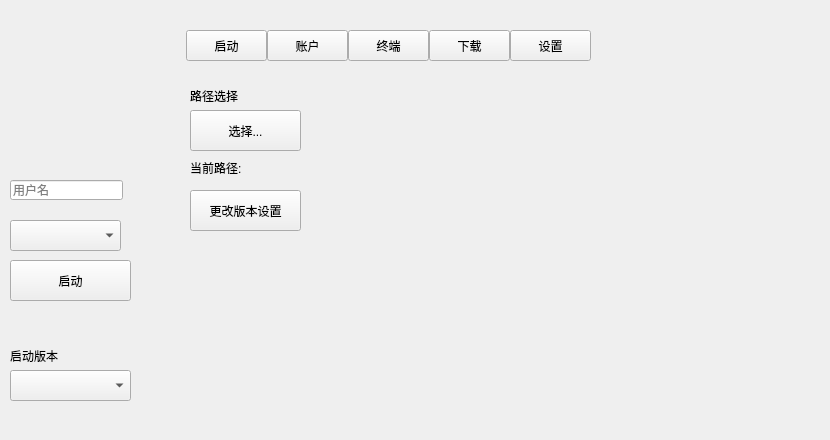
<?xml version="1.0" encoding="UTF-8"?>
<ui version="4.0">
 <class>Line</class>
 <widget class="QWidget" name="Line">
  <property name="geometry">
   <rect>
    <x>0</x>
    <y>0</y>
    <width>830</width>
    <height>440</height>
   </rect>
  </property>
  <property name="windowTitle">
   <string>Form</string>
  </property>
  <widget class="QStackedWidget" name="layout">
   <property name="geometry">
    <rect>
     <x>170</x>
     <y>70</y>
     <width>701</width>
     <height>351</height>
    </rect>
   </property>
   <widget class="QWidget" name="plaunch">
    <widget class="QLabel" name="notipath">
     <property name="geometry">
      <rect>
       <x>20</x>
       <y>20</y>
       <width>54</width>
       <height>12</height>
      </rect>
     </property>
     <property name="styleSheet">
      <string notr="true">font: 75 9pt &quot;Microsoft YaHei UI&quot;;</string>
     </property>
     <property name="text">
      <string>路径选择</string>
     </property>
    </widget>
    <widget class="PushButton" name="selectpath">
     <property name="geometry">
      <rect>
       <x>20</x>
       <y>40</y>
       <width>111</width>
       <height>41</height>
      </rect>
     </property>
     <property name="text">
      <string>选择...</string>
     </property>
    </widget>
    <widget class="QLabel" name="pickedpath">
     <property name="geometry">
      <rect>
       <x>20</x>
       <y>90</y>
       <width>451</width>
       <height>16</height>
      </rect>
     </property>
     <property name="styleSheet">
      <string notr="true">font: 75 9pt &quot;Microsoft YaHei UI&quot;;</string>
     </property>
     <property name="text">
      <string>当前路径:</string>
     </property>
    </widget>
    <widget class="PushButton" name="changeoptiver">
     <property name="geometry">
      <rect>
       <x>20</x>
       <y>120</y>
       <width>111</width>
       <height>41</height>
      </rect>
     </property>
     <property name="text">
      <string>更改版本设置</string>
     </property>
    </widget>
   </widget>
   <widget class="QWidget" name="page_2"/>
  </widget>
  <widget class="LineEdit" name="usernameinput">
   <property name="geometry">
    <rect>
     <x>10</x>
     <y>180</y>
     <width>113</width>
     <height>20</height>
    </rect>
   </property>
   <property name="placeholderText">
    <string>用户名</string>
   </property>
  </widget>
  <widget class="PushButton" name="startg">
   <property name="geometry">
    <rect>
     <x>10</x>
     <y>260</y>
     <width>121</width>
     <height>41</height>
    </rect>
   </property>
   <property name="text">
    <string>启动</string>
   </property>
  </widget>
  <widget class="ComboBox" name="pickuser">
   <property name="geometry">
    <rect>
     <x>10</x>
     <y>220</y>
     <width>111</width>
     <height>31</height>
    </rect>
   </property>
   <property name="placeholderText">
    <string>用户...</string>
   </property>
  </widget>
  <widget class="ComboBox" name="pickver">
   <property name="geometry">
    <rect>
     <x>10</x>
     <y>370</y>
     <width>121</width>
     <height>31</height>
    </rect>
   </property>
   <property name="placeholderText">
    <string>版本</string>
   </property>
  </widget>
  <widget class="PushButton" name="cpa">
   <property name="geometry">
    <rect>
     <x>267</x>
     <y>30</y>
     <width>81</width>
     <height>31</height>
    </rect>
   </property>
   <property name="text">
    <string>账户</string>
   </property>
  </widget>
  <widget class="PushButton" name="cpl_4">
   <property name="geometry">
    <rect>
     <x>186</x>
     <y>30</y>
     <width>81</width>
     <height>31</height>
    </rect>
   </property>
   <property name="text">
    <string>启动</string>
   </property>
  </widget>
  <widget class="PushButton" name="cpt">
   <property name="geometry">
    <rect>
     <x>348</x>
     <y>30</y>
     <width>81</width>
     <height>31</height>
    </rect>
   </property>
   <property name="text">
    <string>终端</string>
   </property>
  </widget>
  <widget class="PushButton" name="cpd">
   <property name="geometry">
    <rect>
     <x>429</x>
     <y>30</y>
     <width>81</width>
     <height>31</height>
    </rect>
   </property>
   <property name="text">
    <string>下载</string>
   </property>
  </widget>
  <widget class="PushButton" name="cps">
   <property name="geometry">
    <rect>
     <x>510</x>
     <y>30</y>
     <width>81</width>
     <height>31</height>
    </rect>
   </property>
   <property name="text">
    <string>设置</string>
   </property>
  </widget>
  <widget class="QLabel" name="ver">
   <property name="geometry">
    <rect>
     <x>10</x>
     <y>350</y>
     <width>54</width>
     <height>12</height>
    </rect>
   </property>
   <property name="styleSheet">
    <string notr="true">font: 9pt &quot;Microsoft YaHei UI&quot;;</string>
   </property>
   <property name="text">
    <string>启动版本</string>
   </property>
  </widget>
  <widget class="QLabel" name="layed">
   <property name="geometry">
    <rect>
     <x>180</x>
     <y>0</y>
     <width>781</width>
     <height>441</height>
    </rect>
   </property>
   <property name="text">
    <string/>
   </property>
  </widget>
  <widget class="QLabel" name="headpic">
   <property name="geometry">
    <rect>
     <x>40</x>
     <y>100</y>
     <width>61</width>
     <height>61</height>
    </rect>
   </property>
   <property name="text">
    <string/>
   </property>
  </widget>
  <zorder>layed</zorder>
  <zorder>layout</zorder>
  <zorder>usernameinput</zorder>
  <zorder>startg</zorder>
  <zorder>pickuser</zorder>
  <zorder>pickver</zorder>
  <zorder>cpa</zorder>
  <zorder>cpl_4</zorder>
  <zorder>cpt</zorder>
  <zorder>cpd</zorder>
  <zorder>cps</zorder>
  <zorder>ver</zorder>
  <zorder>headpic</zorder>
 </widget>
 <customwidgets>
  <customwidget>
   <class>PushButton</class>
   <extends>QPushButton</extends>
   <header>qfluentwidgets</header>
  </customwidget>
  <customwidget>
   <class>LineEdit</class>
   <extends>QLineEdit</extends>
   <header>qfluentwidgets</header>
  </customwidget>
  <customwidget>
   <class>ComboBox</class>
   <extends>QComboBox</extends>
   <header>qfluentwidgets</header>
  </customwidget>
 </customwidgets>
 <resources/>
 <connections/>
</ui>
